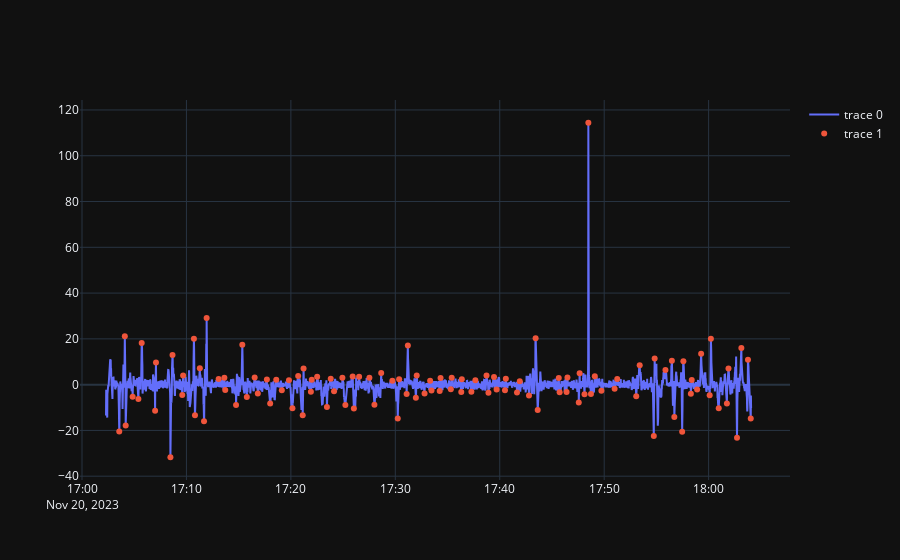

The code cell stored with this chart in its notebook:
### Code cell
scatter = go.Scatter(
    x=gpx_df['time'],
    y=gpx_df['smoothed_turn_angle'],
    mode='lines',
)

trace2 = go.Scatter(
    x=gpx_df[gpx_df['turn_extrema'] != 0]['time'],
    y=gpx_df[gpx_df['turn_extrema'] != 0]['turn_extrema'],
    mode='markers',
)

fig = go.Figure(data=[scatter, trace2])
fig.show()
